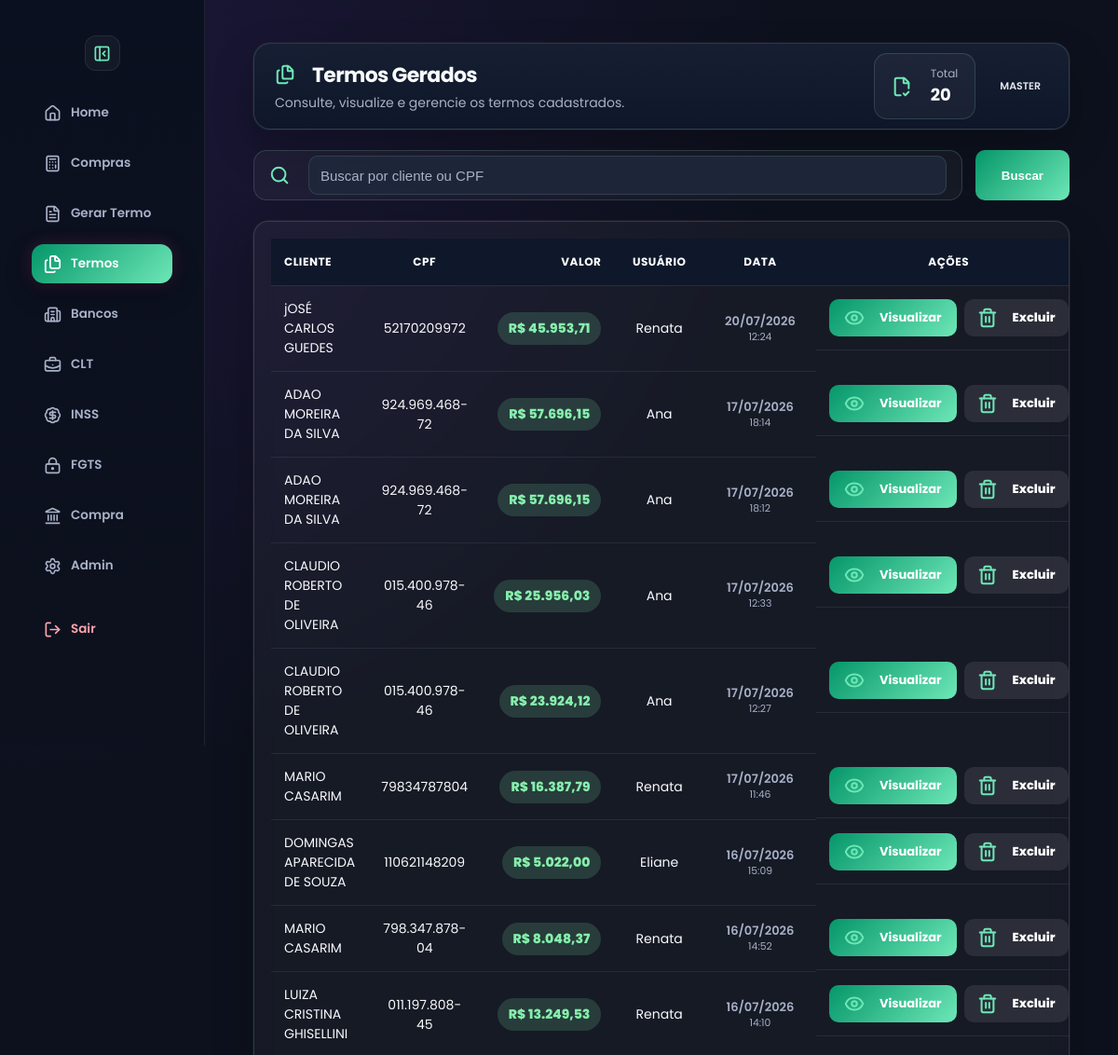
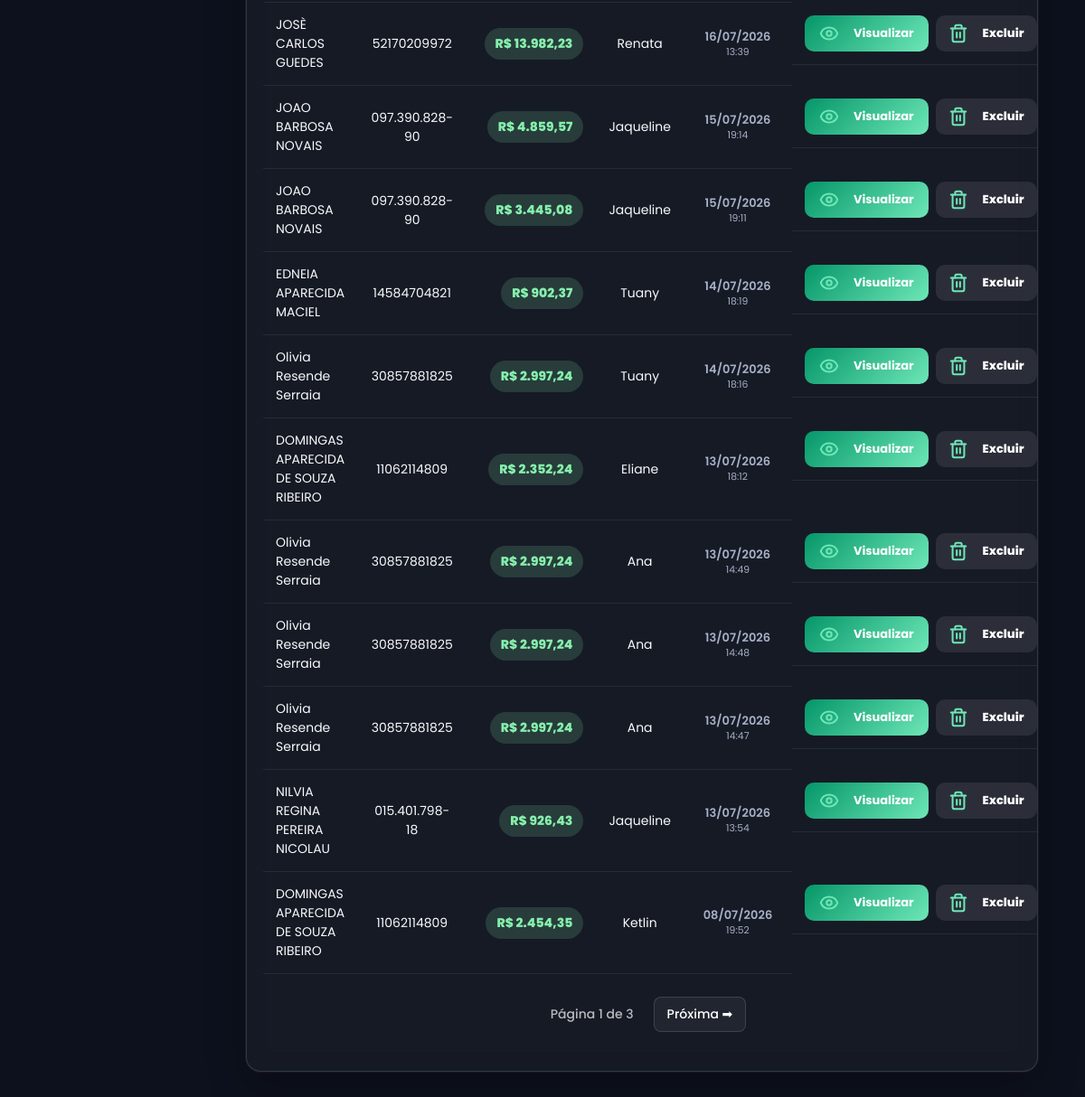
Page /termos/historico (signed in) on the committed database (2 pictures, top to bottom).
### tables this page shows
CREATE TABLE usuarios (
    id INTEGER PRIMARY KEY AUTOINCREMENT,
    usuario TEXT UNIQUE,
    senha TEXT,
    tipo TEXT
, tema TEXT DEFAULT 'rose', cpf TEXT, email TEXT, ativo INTEGER DEFAULT 1, ultimo_login TEXT);

CREATE TABLE termos (
    id INTEGER PRIMARY KEY AUTOINCREMENT,
    cliente TEXT NOT NULL,
    cpf TEXT NOT NULL,
    rg TEXT,
    profissao TEXT,
    endereco TEXT,
    numero TEXT,
    complemento TEXT,
    cidade TEXT,
    estado TEXT,

    valor_total REAL NOT NULL,
    valor_extenso TEXT,

    usuario_id INTEGER,
    usuario_nome TEXT,

    data_criacao DATETIME DEFAULT CURRENT_TIMESTAMP,

    texto_final TEXT,
    pdf_path TEXT
);

### app.py (the view, shortened to what this page needs)
@app.route("/termos/historico")
def historico():
    if "usuario_id" not in session:
        return redirect("/")
    pagina = request.args.get("pagina", 1, type=int)
    busca = request.args.get("busca", "").strip()
    busca_limpa = "".join(filter(str.isdigit, busca))
    por_pagina = 20
    offset = (pagina - 1) * por_pagina
    conn = conectar()
    cursor = conn.cursor()
    filtros = []
    params = []
    if session.get("tipo") not in ["master", "adm", "admin"]:
        filtros.append("usuario_id = ?")
        params.append(session["usuario_id"])
    where_sql = ""
    if filtros:
        where_sql = "WHERE " + " AND ".join(filtros)
    cursor.execute(f"""
        SELECT COUNT(*)
        FROM termos
        {where_sql}
    """, params)
    total = cursor.fetchone()[0]
    cursor.execute(f"""
        SELECT *
        FROM termos
        {where_sql}
        ORDER BY id DESC
        LIMIT ? OFFSET ?
    """, params + [por_pagina, offset])
    historico_raw = cursor.fetchall()
    conn.close()
    historico = []
    for item in historico_raw:
        item = dict(item)
        try:
            item["valor_formatado"] = (
                f'{float(item["valor_total"]):,.2f}'
                .replace(",", "X")
                .replace(".", ",")
                .replace("X", ".")
            )
        except:
            item["valor_formatado"] = item["valor_total"]
        try:
            dt = datetime.strptime(item["data_criacao"], "%Y-%m-%d %H:%M:%S")
            item["data_formatada"] = dt.strftime("%d/%m/%Y")
            item["hora_formatada"] = dt.strftime("%H:%M")
        except:
            item["data_formatada"] = item["data_criacao"]
            item["hora_formatada"] = ""
        historico.append(item)
    total_paginas = ceil(total / por_pagina)
    return render_template(
        "historico.html",
        historico=historico,
        pagina=pagina,
        total_paginas=total_paginas,
        total=total,
        busca=busca,
        tipo=session.get("tipo")
    )

### app.py (called while the page is built)
def tema_usuario():
    if "usuario_id" not in session:
        return "rose"
    conn = conectar()
    cursor = conn.cursor()
    cursor.execute("""
        SELECT tema
        FROM usuarios
        WHERE id = ?
    """, (session["usuario_id"],))
    user = cursor.fetchone()
    conn.close()
    return user["tema"] if user and user["tema"] else "rose"

@app.context_processor
def variaveis_globais():
    return {
        "tema": tema_usuario()
    }

def conectar():
    conn = sqlite3.connect("banco.db")
    conn.row_factory = sqlite3.Row
    return conn

### templates/historico.html (shortened to what this page needs)
<!DOCTYPE html>
<html lang="pt-br" data-theme="{{ tema }}">
<head>
<link rel="stylesheet" href="{{ url_for('static', filename='design.css') }}">
<link rel="stylesheet" href="/static/style.css">
</head>
<body>
<div class="sidebar" id="sidebar">
    <button class="toggle-btn sidebar-toggle" onclick="toggleSidebar()" title="Recolher menu">
    <i data-lucide="panel-left-close"></i>
    </button>
<a href="/home">
    <i data-lucide="home"></i>
    <span class="text">Home</span>
</a>
<a href="/compra-divida/clientes">
    <i data-lucide="calculator"></i>
    <span class="text">Compras</span>
</a>
<a href="/termos">
    <i data-lucide="file-text"></i>
    <span class="text">Gerar Termo</span>
</a>
<a href="/termos/historico"class="active">
    <i data-lucide="files"></i>
    <span class="text">Termos</span>
</a>
<a href="/bancos">
    <i data-lucide="building-2"></i>
    <span class="text">Bancos</span>
</a>
<a href="/clt">
    <i data-lucide="briefcase-business"></i>
    <span class="text">CLT</span>
</a>
<a href="/inss">
    <i data-lucide="badge-dollar-sign"></i>
    <span class="text">INSS</span>
</a>
<a href="/fgts">
    <i data-lucide="lock-keyhole"></i>
    <span class="text">FGTS</span>
</a>
<a href="/compra-divida">
    <i data-lucide="landmark"></i>
    <span class="text">Compra</span>
</a>
{% if tipo in ["master", "adm"] %}
<a href="/admin">
    <i data-lucide="settings"></i>
    <span class="text">Admin</span>
</a>
{% endif %}
<a href="/logout">
    <i data-lucide="log-out"></i>
    <span class="text">Sair</span>
</a>
</div>
<div class="conteudo">
    <div class="page">
       <div class="topo historico-topo">
    <div>
        <h1>
            <i data-lucide="files"></i>
            Termos Gerados
        </h1>
        <span>
            Consulte, visualize e gerencie os termos cadastrados.
        </span>
    </div>
    <div class="historico-info">
        <div class="historico-total">
            <i data-lucide="file-check-2"></i>
            <div>
                <small>Total</small>
                <strong>{{ historico|length }}</strong>
            </div>
        </div>
        <div class="tag tag-master">
            {{ tipo|upper }}
        </div>
    </div>
</div>
    <form method="GET" action="/termos/historico" class="busca-box">
    <div class="campo-busca">
        <i data-lucide="search"></i>
        <input
            type="text"
            name="busca"
            value="{{ busca or '' }}"
            placeholder="Buscar por cliente ou CPF">
    </div>
    <button type="submit" class="btn-busca">
        Buscar
    </button>
</form>
        <div class="box">
            <table>
                <thead>
                    <tr>
                        <th>Cliente</th>
                        <th>CPF</th>
                        <th>Valor</th>
                        <th>Usuário</th>
                        <th>Data</th>
                        <th>Ações</th>
                    </tr>
                </thead>
<tbody>
{% if historico %}
    {% for item in historico %}
    <tr>
        <td>{{ item["cliente"] }}</td>
        <td>{{ item["cpf"] }}</td>
        <td>
       <span class="valor-badge">
         R$ {{ item["valor_formatado"] }}
        </span>
        </td>
        <td>{{ item["usuario_nome"] }}</td>
       <td class="data-termo">
        <div>{{ item["data_formatada"] }}</div>
        <small>{{ item["hora_formatada"] }}</small>
        </td>
        <td class="acoes-termo">
    <a href="/termos/ver/{{ item['id'] }}"
       class="btn-visualizar">
        <i data-lucide="eye"></i>
        Visualizar
    </a>
    {% if tipo == "master" %}
    <form action="/termos/excluir/{{ item['id'] }}"
          method="POST"
          class="form-excluir-termo">
        <button
    type="submit"
    class="btn-excluir"
    onclick="return confirm('Deseja realmente excluir este termo?')">
    <i data-lucide="trash-2"></i>
    Excluir
</button>
    </form>
    {% endif %}
</td>
    </tr>
    {% endfor %}
{% endif %}
</tbody>
            </table>
<div class="paginacao">
<span>
Página {{ pagina }} de {{ total_paginas }}
</span>
{% if pagina < total_paginas %}
<a href="?pagina={{ pagina + 1 }}">Próxima ➡</a>
{% endif %}
</div>
        </div>
    </div>
</div>
</body>
</html>

### templates/historico.html (style rules this page uses)
.conteudo { flex:1; padding:25px; }
.page { width:100%; max-width:1400px; margin:0 auto; }
.historico-topo { display:flex; justify-content:space-between; align-items:center; gap:25px; margin-bottom:25px; }
.topo h1 { margin:0; display:flex; align-items:center; gap:10px; }
.topo span { color:var(--muted); font-size:14px; }
.historico-info { display:flex; align-items:center; gap:18px; }
.historico-total { display:flex; align-items:center; gap:12px; padding:12px 18px; border-radius:14px; background:rgba(255,255,255,.04); border:1px solid var(--border); }
.historico-total small { display:block; color:var(--muted); font-size:12px; }
.historico-total strong { color:var(--text); font-size:18px; }
.busca-box { display:flex; align-items:center; gap:14px; margin:22px 0; }
.campo-busca { flex:1; display:flex; align-items:center; gap:12px; height:54px; padding:0 16px; border-radius:14px; background:rgba(255,255,255,.04); border:1px solid var(--border); }
.campo-busca input { flex:1; border:none; background:none; color:var(--text); outline:none; font-size:15px; }
.campo-busca input::placeholder { color:var(--muted); }
.btn-busca { height:54px; padding:0 28px; border:none; border-radius:12px; background:linear-gradient(135deg,var(--primary),var(--primary-2)); color:white; font-weight:700; cursor:pointer; display:inline-flex; align-items:center; justify-content:center; gap:8px; }
.box { margin-top:20px; background:rgba(255,255,255,.04); border:1px solid var(--border); border-radius:16px; overflow:hidden; backdrop-filter:blur(12px); box-shadow:var(--shadow); }
table { width:100%; border-collapse:collapse; table-layout:auto; }
thead { background:rgba(15,23,42,.55); }
th { padding:16px 14px; text-align:left; color:var(--text); font-size:13px; font-weight:700; text-transform:uppercase; letter-spacing:.5px; }
td { padding:14px; color:var(--text); border-bottom:1px solid rgba(255,255,255,.06); vertical-align:middle; font-size:14px; }
.box tbody tr, .box tbody tr td { background:transparent !important; }
th:nth-child(6), td:nth-child(6) { min-width:230px; text-align:center; }
th:nth-child(5), td:nth-child(5) { min-width:120px; text-align:center; }
.valor-badge { display:inline-flex; align-items:center; justify-content:center; padding:7px 12px; border-radius:999px; background:var(--green-soft); color:var(--green); font-weight:800; white-space:nowrap; }
.data-termo { line-height:1.2; }
.data-termo div { font-weight:600; }
.data-termo small { color:var(--muted); }
.acoes-termo { display:flex; justify-content:center; align-items:center; gap:px; }
.form-excluir-termo { display:inline-flex; }
.btn-visualizar, .btn-excluir { height:40px; border:none; border-radius:10px; display:inline-flex; align-items:center; justify-content:center; gap:8px; font-family:'Poppins',sans-serif; font-size:13px; font-weight:700; cursor:pointer; text-decoration:none; transition:.2s; }
.btn-visualizar { padding:0 16px; background:linear-gradient(135deg,var(--primary),var(--primary-2)); color:white; }
.btn-excluir { height:40px; padding:0 14px; display:inline-flex; align-items:center; justify-content:center; gap:8px; border:none; border-radius:10px; background:rgba(224, 224, 225, 0.1); color:#ffffff; font-family:'Poppins',sans-serif; font-size:13px; font-weight:700; cursor:pointer; transition:.25s ease; }
.paginacao { display:flex; justify-content:center; align-items:center; gap:8px; margin:25px auto; flex-wrap:wrap; }
.paginacao a, .paginacao span { padding:8px 14px; border-radius:8px; text-decoration:none; font-size:14px; font-weight:500; }
.paginacao a { display:flex; align-items:center; gap:6px; background:rgba(255,255,255,.05); color:#fff; border:1px solid var(--border); }

### rows in the picture
usuarios: tipo "MASTER"
termos: cliente "jOSÉ CARLOS GUEDES", cpf "52170209972", valor_formatado "45.953,71", usuario_nome "Renata", data_formatada "20/07/2026", hora_formatada "12:24"
termos: cliente "ADAO MOREIRA DA SILVA", cpf "924.969.468-72", valor_formatado "57.696,15", usuario_nome "Ana", data_formatada "17/07/2026", hora_formatada "18:14"
termos: cliente "ADAO MOREIRA DA SILVA", cpf "924.969.468-72", valor_formatado "57.696,15", usuario_nome "Ana", data_formatada "17/07/2026", hora_formatada "18:12"
termos: cliente "CLAUDIO ROBERTO DE OLIVEIRA", cpf "015.400.978-46", valor_formatado "25.956,03", usuario_nome "Ana", data_formatada "17/07/2026", hora_formatada "12:33"
termos: cliente "CLAUDIO ROBERTO DE OLIVEIRA", cpf "015.400.978-46", valor_formatado "23.924,12", usuario_nome "Ana", data_formatada "17/07/2026", hora_formatada "12:27"
termos: cliente "MARIO CASARIM", cpf "79834787804", valor_formatado "16.387,79", usuario_nome "Renata", data_formatada "17/07/2026", hora_formatada "11:46"
termos: cliente "DOMINGAS APARECIDA DE SOUZA", cpf "110621148209", valor_formatado "5.022,00", usuario_nome "Eliane", data_formatada "16/07/2026", hora_formatada "15:09"
termos: cliente "MARIO CASARIM", cpf "798.347.878-04", valor_formatado "8.048,37", usuario_nome "Renata", data_formatada "16/07/2026", hora_formatada "14:52"
termos: cliente "LUIZA CRISTINA GHISELLINI", cpf "011.197.808-45", valor_formatado "13.249,53", usuario_nome "Renata", data_formatada "16/07/2026", hora_formatada "14:10"
termos: cliente "JOSÈ CARLOS GUEDES", cpf "52170209972", valor_formatado "13.982,23", usuario_nome "Renata", data_formatada "16/07/2026", hora_formatada "13:39"
termos: cliente "JOAO BARBOSA NOVAIS", cpf "097.390.828-90", valor_formatado "4.859,57", usuario_nome "Jaqueline", data_formatada "15/07/2026", hora_formatada "19:14"
termos: cliente "JOAO BARBOSA NOVAIS", cpf "097.390.828-90", valor_formatado "3.445,08", usuario_nome "Jaqueline", data_formatada "15/07/2026", hora_formatada "19:11"
termos: cliente "EDNEIA APARECIDA MACIEL", cpf "14584704821", valor_formatado "902,37", usuario_nome "Tuany", data_formatada "14/07/2026", hora_formatada "18:19"
termos: cliente "Olivia Resende Serraia", cpf "30857881825", valor_formatado "2.997,24", usuario_nome "Tuany", data_formatada "14/07/2026", hora_formatada "18:16"
termos: cliente "DOMINGAS APARECIDA DE SOUZA RIBEIRO", cpf "11062114809", valor_formatado "2.352,24", usuario_nome "Eliane", data_formatada "13/07/2026", hora_formatada "18:12"
termos: cliente "Olivia Resende Serraia", cpf "30857881825", valor_formatado "2.997,24", usuario_nome "Ana", data_formatada "13/07/2026", hora_formatada "14:49"
termos: cliente "Olivia Resende Serraia", cpf "30857881825", valor_formatado "2.997,24", usuario_nome "Ana", data_formatada "13/07/2026", hora_formatada "14:48"
termos: cliente "Olivia Resende Serraia", cpf "30857881825", valor_formatado "2.997,24", usuario_nome "Ana", data_formatada "13/07/2026", hora_formatada "14:47"
termos: cliente "NILVIA REGINA PEREIRA NICOLAU", cpf "015.401.798-18", valor_formatado "926,43", usuario_nome "Jaqueline", data_formatada "13/07/2026", hora_formatada "13:54"
termos: cliente "DOMINGAS APARECIDA DE SOUZA RIBEIRO", cpf "11062114809", valor_formatado "2.454,35", usuario_nome "Ketlin", data_formatada "08/07/2026", hora_formatada "19:52"

### other values in the picture
{{ historico|length }} "20"
{{ pagina }} "1"
{{ total_paginas }} "3"
